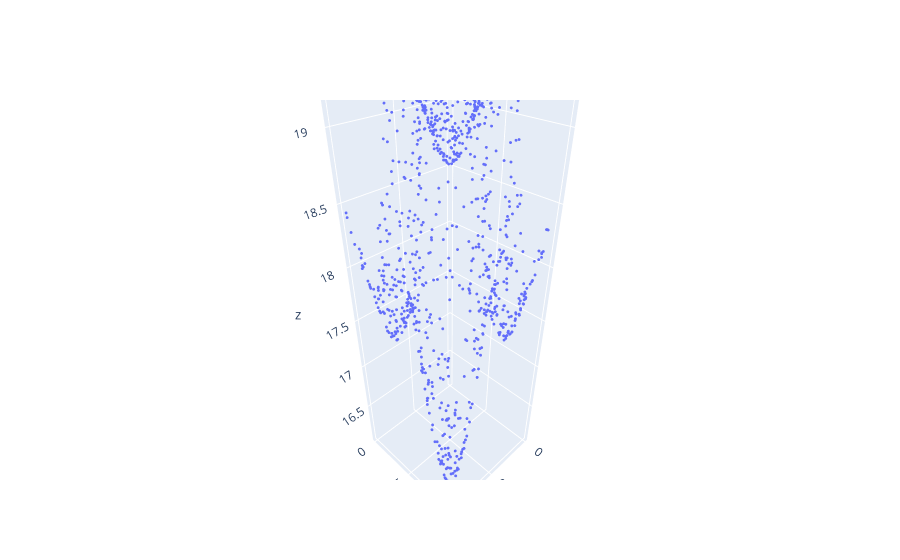

Source (notebook cell):
### Code cell
fig = go.Figure(go.Scatter3d(x=y[:,0],y=y[:,1],z=y[:,2],mode="markers", marker_size=1))
#fig = go.Figure(go.Scatter(x=y[:,0],y=y[:,1],mode="markers", marker_size=1))
fig

### Figure 1 — Plotly figure (JSON) as saved in the notebook; plotly's stock layout.template omitted (floating-point values rounded to 4 significant figures; data arrays with more than 128 entries replaced by an {"elided": "..."} marker saying what was removed)
{"data": [{"marker": {"size": 1}, "mode": "markers", "type": "scatter3d", "x": {"elided": "1000 float values"}, "y": {"elided": "1000 float values"}, "z": {"elided": "1000 float values"}}], "layout": {}}
